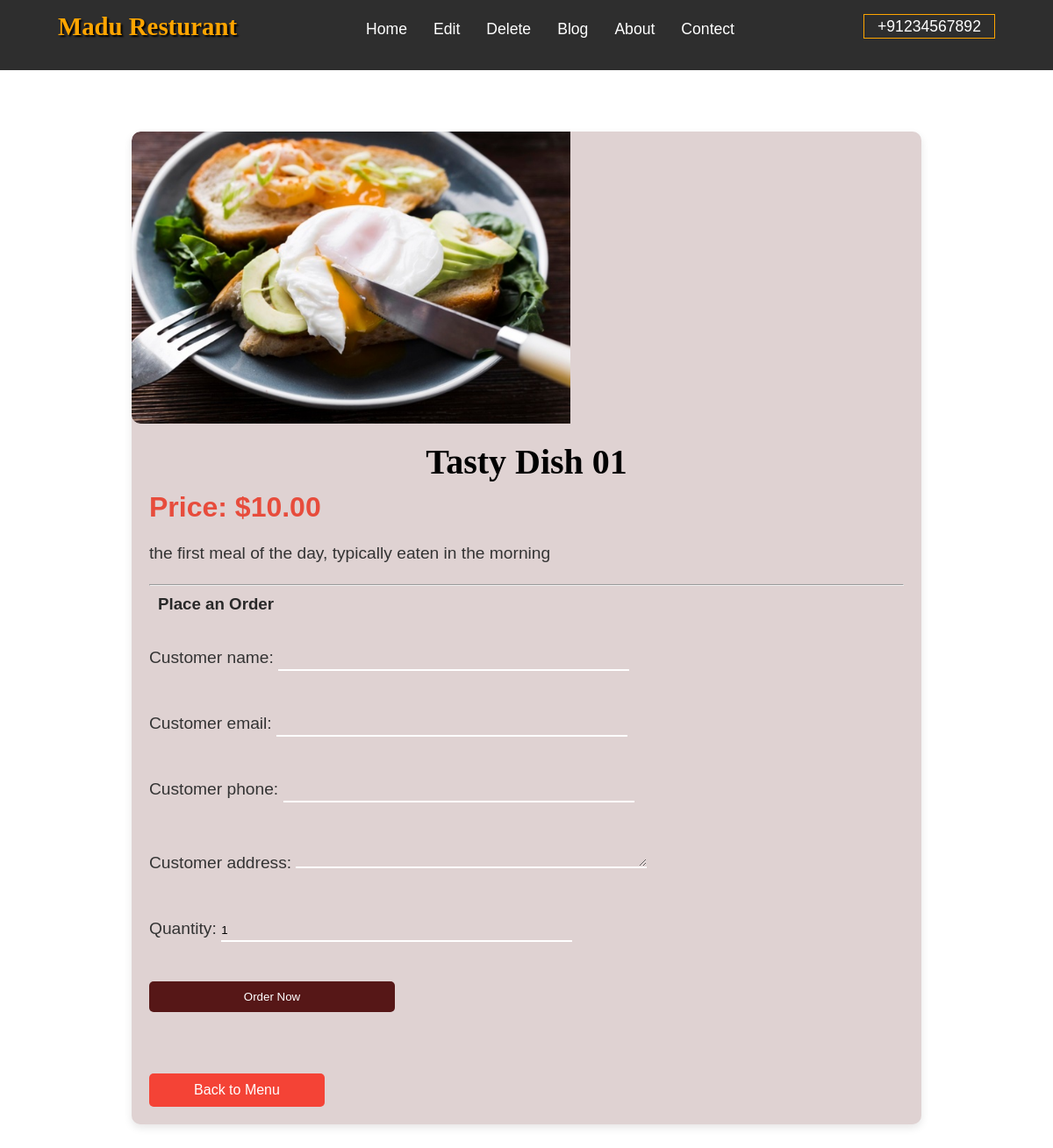
/1/, run on the app's committed database.
### restaurant/models.py (models this page shows, shortened)
class MenuItem(models.Model):
    CATEGORY_CHOICES =[
        ('breakfast', 'Breakfast'),
        ('lunch', 'Lunch'),
        ('dinner', 'Dinner'),
    ]
    name = models.CharField(max_length=100)
    description = models.TextField(blank=True)
    category = models.CharField(max_length=20, choices=CATEGORY_CHOICES)
    price = models.DecimalField(max_digits=5, decimal_places=2)
    image = models.ImageField(upload_to='menu_images/')

### restaurant/views.py (the view)
# urls.py: path('<int:item_id>/', views.detail_item, name='detail'),
def detail_item(request, item_id):
    item = MenuItem.objects.get(id=item_id)
    if request.method == 'POST':
        form = OrderForm(request.POST)
        if form.is_valid():
            order = form.save(commit=False)
            order.menu_item = item  # Link the order to the selected menu item
            order.save()
            return redirect('order', order_id=order.id)  # Redirect to a success page after ordering
    else:
        form = OrderForm()
    return render(request, 'details_item.html',{'item': item, 'form': form})

### restaurant/forms.py
class OrderForm(forms.ModelForm):
    class Meta:
        model = Order
        fields = ['customer_name', 'customer_email', 'customer_phone', 'customer_address', 'quantity']

### restaurant/templates/details_item.html (shortened to what this page needs)
{% load static %}
<!DOCTYPE html>
<html lang="en">
<head>
    <link rel="stylesheet" href="https://cdnjs.cloudflare.com/ajax/libs/font-awesome/5.15.4/css/all.min.css">
    <link rel="stylesheet" href="{% static 'css/style.css' %}">
</head>
<body>
    <div id="header">
        <nav id="navbar">
            <h1>Madu Resturant</h1>
            <ul>
                <li><a href="{% url 'index' %}">Home</a></li>
                <li><a href="{% url 'edit' item.id %}">Edit</a></li>
                <li><a href="{% url 'delete' item.id %}">Delete</a></li>
                 <li><a href="{% url 'blog' %}">Blog</a></li>
                <li><a href="#about">About</a></li>
                <li><a href="{% url 'contact' %}" target="_blank">Contect</a></li>
            </ul>
            <div id="phone">
                <a href="tel:++91234567892">+91234567892</a>
            </div>
        </nav>
    </div>
    <div class="container">
        <div class="item-detail">
            <div class="item-image">
                <img src="{{ item.image.url }}" alt="{{ item.name }}">
            </div>
            <div class="item-info">
                <h1>{{ item.name }}</h1>
                <h2>Price: ${{ item.price }}</h2>
                <p>{{ item.description }}</p>
                <hr>
                <h3>Place an Order</h3>
                <form method="POST">
                    {{ form.as_p }}
                    <button type="submit" class="btn btn-primary">Order Now</button>
                </form>
                <a class="back-btn" href="{% url 'index' %}">Back to Menu</a>
            </div>
        </div>
    </div>
</body>
</html>

### static/css/style.css (style rules this page uses)
* { margin: 0; padding: 0; box-sizing: border-box; }
html { font-size: 100%; scroll-behavior: smooth; }
body { font-family: Arial, sans-serif; overflow-x: hidden; }
#header { position: fixed; top: 0; width: 100vw; height: 70px; line-height: 60px; }
#navbar { display: flex; justify-content: space-around; background: rgba(2, 2, 2, 0.825); }
#navbar h1 { color: orange; font-size: 1.8rem; text-shadow: 2px 2px 2px #000; font-family: cursive; display: flex; justify-content: space-around; }
#navbar ul { display: flex; }
#navbar ul li { list-style: none; padding: 3px 15px 3px 15px; }
#navbar ul li a { text-decoration: none; color: #fff; font-size: 1.1rem; }
#phone a { text-decoration: none; color: #fff; font-size: 1.1rem; padding: 3px 15px 3px 15px; border: 1px solid orange; }
.contact_col p, h3 { color: #292929; font-weight: bold; margin: 10px; }
.container { max-width: 1200px; margin: 150px; }
.item-detail { display: flex; flex-wrap: wrap; background-color: rgb(223, 210, 210); border-radius: 10px; box-shadow: 0px 4px 10px rgba(15, 14, 14, 0.1); overflow: hidden; }
.item-image img { width: 100%; height: auto; max-width: 500px; object-fit: cover; display: block; border-radius: 10px 0 0 10px; }
.item-info { padding: 20px; flex: 1; }
.item-info h1 { font-size: 2.5rem; margin-bottom: 10px; }
.item-info h2 { font-size: 2rem; color: #e74c3c; margin-bottom: 20px; }
.item-info p { font-size: 1.2rem; color: #333; line-height: 1.5; margin-bottom: 20px; }
h1 { font-size: 2.5rem; margin-bottom: 20px; text-align: center; }
form { margin-bottom: 20px; }
form .btn { padding: 10px 20px; background-color: rgb(86, 23, 23); color: white; border: none; border-radius: 5px; cursor: pointer; margin-top: 25px; width: 280px; }
.add-container, h1 { font-family: cursive; }
input { height: 25px; width: 400px; border: none; background: none; outline: none; border-bottom: 2px solid white; margin-top: 30px; }
form textarea { height: 25px; width: 400px; background:none; border: none; outline: none; border-bottom: 2px solid white; margin-top: 30px; }
.add-btn, .back-btn { display: inline-block; padding: 10px 20px; background-color: #4CAF50; color: white; text-align: center; border: none; border-radius: 5px; text-decoration: none; font-size: 16px; cursor: pointer; width: 250px; margin-top: 50px; }
.back-btn { background-color: #f44336; width: 200px; }
a { text-decoration: none; }

### data on the page
MenuItem: image (picture), name "Tasty Dish 01", price "10.00", description "the first meal of the day, typically eaten in the morning"
